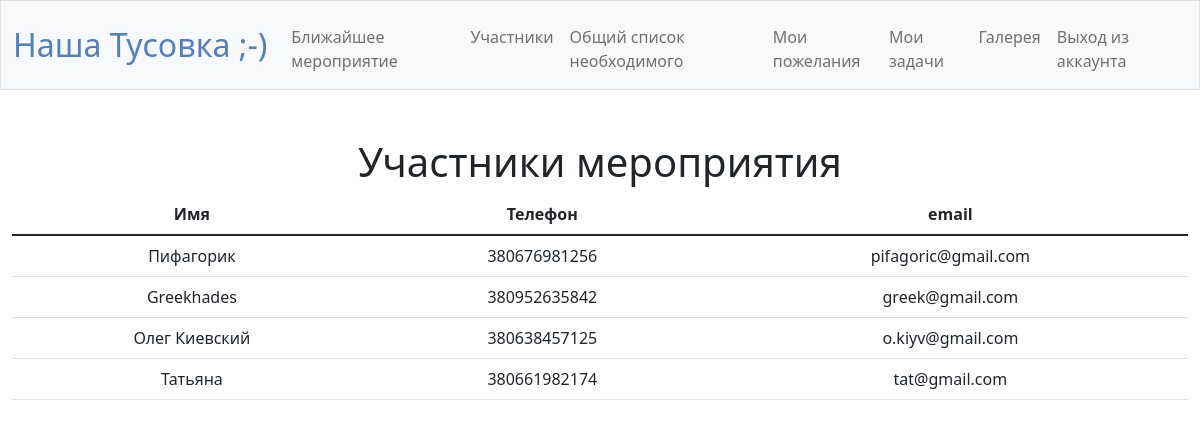
Screenshot of /participant (signed in) with the database file from the repository.
### tables this page shows
CREATE TABLE 'users' (id INTEGER PRIMARY KEY AUTOINCREMENT NOT NULL, username TEXT NOT NULL, hash TEXT NOT NULL, 'email' TEXT, 'mob_phone' NUMERIC);

### app.py (the view)
@app.route("/participant")
@login_required
def participant():
    users_db = db.execute("SELECT DISTINCT username, mob_phone, email FROM users INNER JOIN event_user ON users.id = event_user.user_id")
    return render_template("participant.html", users=users_db)

### app.py (called while the page is built)
@app.after_request
def after_request(response):
    response.headers["Cache-Control"] = "no-cache, no-store, must-revalidate"
    response.headers["Expires"] = 0
    response.headers["Pragma"] = "no-cache"
    return response

### helpers.py (called while the page is built)
def login_required(f):
    @wraps(f)
    def decorated_function(*args, **kwargs):
        if session.get("user_id") is None:
            return redirect("/login")
        return f(*args, **kwargs)
    return decorated_function

### templates/participant.html (shortened to what this page needs)
{% extends "layout.html" %}
{% block main %}
    <h1>Участники мероприятия</h1>
    <table class="table">
        <thead>
            <tr>
                <th scope="col">Имя</th>
                <th scope="col">Телефон</th>
                <th scope="col">email</th>
            </tr>
        </thead>
        <tbody>
            {% for row in users %}
            <tr>
                <td>{{ row["username"] }}</td>
                <td>{{ row["mob_phone"] }}</td>
                <td>{{ row["email"] }}</td>
            </tr>
            {% endfor %}
        </tbody>
    </table>
{% endblock %}

### rows the page displays
users: username "Пифагорик", mob_phone "380676981256", email "pifagoric@gmail.com"
users: username "Greekhades", mob_phone "380952635842", email "greek@gmail.com"
users: username "Олег Киевский", mob_phone "380638457125", email "o.kiyv@gmail.com"
users: username "Татьяна", mob_phone "380661982174", email "tat@gmail.com"
